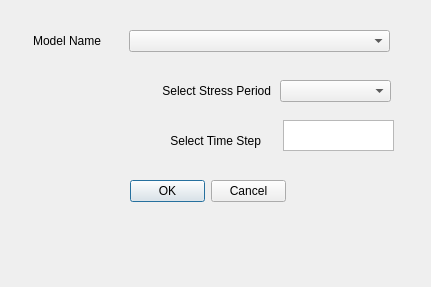
<?xml version="1.0" encoding="UTF-8"?>
<ui version="4.0">
 <class>viewOutput</class>
 <widget class="QDialog" name="viewOutput">
  <property name="geometry">
   <rect>
    <x>0</x>
    <y>0</y>
    <width>431</width>
    <height>287</height>
   </rect>
  </property>
  <property name="windowTitle">
   <string>View Model Output</string>
  </property>
  <property name="layoutDirection">
   <enum>Qt::LeftToRight</enum>
  </property>
  <widget class="QLabel" name="labelLayer">
   <property name="geometry">
    <rect>
     <x>30</x>
     <y>30</y>
     <width>71</width>
     <height>22</height>
    </rect>
   </property>
   <property name="text">
    <string>Model Name</string>
   </property>
   <property name="alignment">
    <set>Qt::AlignRight|Qt::AlignTrailing|Qt::AlignVCenter</set>
   </property>
  </widget>
  <widget class="QComboBox" name="cmbModelName">
   <property name="geometry">
    <rect>
     <x>129</x>
     <y>30</y>
     <width>261</width>
     <height>22</height>
    </rect>
   </property>
  </widget>
  <widget class="QLabel" name="labelLayer_2">
   <property name="geometry">
    <rect>
     <x>140</x>
     <y>80</y>
     <width>131</width>
     <height>22</height>
    </rect>
   </property>
   <property name="text">
    <string>Select Stress Period</string>
   </property>
   <property name="alignment">
    <set>Qt::AlignRight|Qt::AlignTrailing|Qt::AlignVCenter</set>
   </property>
  </widget>
  <widget class="QLabel" name="labelLayer_3">
   <property name="geometry">
    <rect>
     <x>130</x>
     <y>130</y>
     <width>131</width>
     <height>22</height>
    </rect>
   </property>
   <property name="text">
    <string>Select Time Step</string>
   </property>
   <property name="alignment">
    <set>Qt::AlignRight|Qt::AlignTrailing|Qt::AlignVCenter</set>
   </property>
  </widget>
  <widget class="QComboBox" name="cmbStressPeriod">
   <property name="geometry">
    <rect>
     <x>280</x>
     <y>80</y>
     <width>111</width>
     <height>22</height>
    </rect>
   </property>
  </widget>
  <widget class="QTextEdit" name="txtTimeStep">
   <property name="geometry">
    <rect>
     <x>283</x>
     <y>120</y>
     <width>111</width>
     <height>31</height>
    </rect>
   </property>
  </widget>
  <widget class="QDialogButtonBox" name="buttonBox">
   <property name="geometry">
    <rect>
     <x>130</x>
     <y>180</y>
     <width>156</width>
     <height>23</height>
    </rect>
   </property>
   <property name="standardButtons">
    <set>QDialogButtonBox::Cancel|QDialogButtonBox::Ok</set>
   </property>
  </widget>
 </widget>
 <resources/>
 <connections/>
 <designerdata>
  <property name="gridDeltaX">
   <number>10</number>
  </property>
  <property name="gridDeltaY">
   <number>10</number>
  </property>
  <property name="gridSnapX">
   <bool>true</bool>
  </property>
  <property name="gridSnapY">
   <bool>true</bool>
  </property>
  <property name="gridVisible">
   <bool>true</bool>
  </property>
 </designerdata>
</ui>
